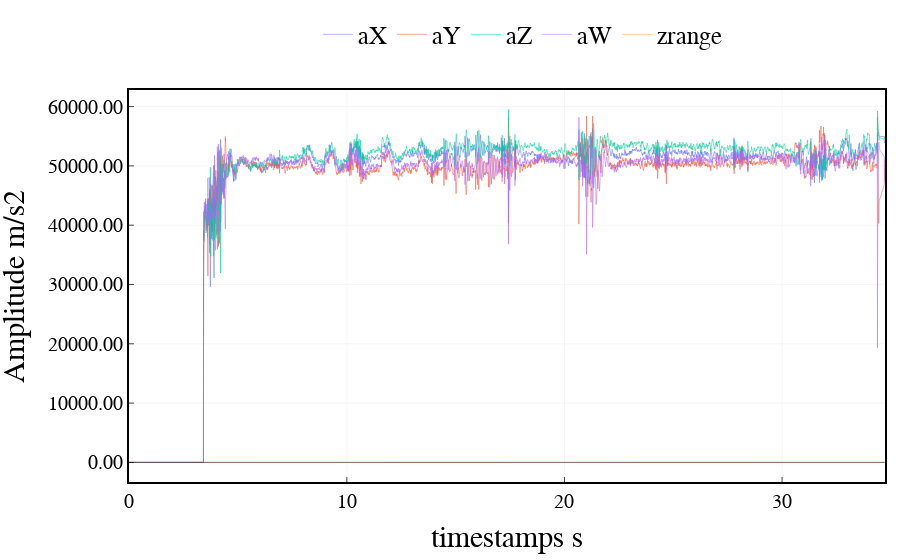

Notebook code cell kept with this figure:
### Code cell
import scipy.signal as signal_p

# Define filter parameters
fs = 100  # Sampling frequency
fc = 4  # Cutoff frequency
order = 6  # Filter order



# Create low-pass Butterworth filter
b, a = signal_p.butter(order, fc / (fs / 2), btype='low')

# Apply filter to signal data
signalf = signal_p.filtfilt(b, a, imu_data[:,:6], axis=0)
timestamp = imu_data[:,7]
fig = go.Figure()
fig.add_trace(go.Scatter(x=timestamp, y=imu_data[:,3],
                    mode='lines',
                    line=dict(width=0.5),
                    name='aX'))
fig.add_trace(go.Scatter(x=timestamp, y=imu_data[:,4],
                    mode='lines',
                    line=dict(width=0.5),
                    name='aY'))
fig.add_trace(go.Scatter(x=timestamp, y=imu_data[:,5],
                    mode='lines',
                    line=dict(width=0.5),
                    name='aZ'))
fig.add_trace(go.Scatter(x=timestamp, y=imu_data[:,6],
                    mode='lines',
                    line=dict(width=0.5),
                    name='aW'))
fig.add_trace(go.Scatter(x=timestamp, y=imu_data[:,8]/1000,
                    mode='lines',
                    line=dict(width=0.5),
                    name='zrange'))


# # Add a rectangle to the plot
# fig.add_shape(type='rect',
#               x0=0,
#               y0=-2,
#               x1=10,
#               y1=2,
#               line=dict(color='blue', width=0.5),
#             #   fillcolor='lightblue',
#               opacity=0.5)

fig.add_shape(type='line',
                x0=0,
                y0=0,
                x1=timestamp[-1].astype(float),
                y1=0,
                line=dict(color='black', width=0.5),
            #   fillcolor='lightblue',
                opacity=1)

    
    


fig.update_layout(xaxis_title='timestamps s',
                        yaxis_title='Amplitude m/s2',
                        font=dict(size=25, family='Arial', color='rgb(0, 0, 0)'),
                        margin={'l': 15, 'r': 15, 't': 15, 'b': 15},
                        # width=1000, height=400,
                        legend=dict(
                            yanchor="top",
                            y=1.2,
                            xanchor="left",
                            x = 0.25,
                            font=dict(
                                family='Arial',
                                size=25,
                                color='rgb(0, 0, 0)',
                            ),
                            orientation="h",
                            # bordercolor="Black",
                            # borderwidth=1
                        ),
                        plot_bgcolor='rgb(255,255,255)',
                        xaxis=dict(
                            showline=True,
                            linecolor='rgb(0, 0, 0)',
                            linewidth=2,
                            ticks='inside',
                            tickfont=dict(
                                family='Arial',
                                size=20,
                                color='rgb(0, 0, 0)',
                            ),
                            tick0 = 150,
                            dtick = 10,
                            gridcolor='rgb(245, 245, 245)',
                            mirror=True
                        ),
                        yaxis=dict(
                            # range = [0, 1],
                            showline=True,
                            linecolor='rgb(0, 0, 0)',
                            linewidth=2,
                            ticks='inside',
                            tickfont=dict(
                                family='Arial',
                                size=20,
                                color='rgb(0, 0, 0)',
                            ),
                            tickformat='.2f',   # y轴刻度分辨率
                            gridcolor='rgb(245, 245, 245)',
                            mirror=True
                        ),
        )

fig.show()

### Figure 1 — Plotly figure (JSON) as saved in the notebook; plotly's stock layout.template omitted (floating-point values rounded to 4 significant figures; data arrays with more than 128 entries replaced by an {"elided": "..."} marker saying what was removed)
{"data": [{"line": {"width": 0.5}, "mode": "lines", "name": "aX", "type": "scatter", "x": {"elided": "3451 float values"}, "y": {"elided": "3451 int values"}}, {"line": {"width": 0.5}, "mode": "lines", "name": "aY", "type": "scatter", "x": {"elided": "3451 float values"}, "y": {"elided": "3451 int values"}}, {"line": {"width": 0.5}, "mode": "lines", "name": "aZ", "type": "scatter", "x": {"elided": "3451 float values"}, "y": {"elided": "3451 int values"}}, {"line": {"width": 0.5}, "mode": "lines", "name": "aW", "type": "scatter", "x": {"elided": "3451 float values"}, "y": {"elided": "3451 int values"}}, {"line": {"width": 0.5}, "mode": "lines", "name": "zrange", "type": "scatter", "x": {"elided": "3451 float values"}, "y": {"elided": "3451 float values"}}], "layout": {"font": {"color": "rgb(0, 0, 0)", "family": "Arial", "size": 25}, "legend": {"font": {"color": "rgb(0, 0, 0)", "family": "Arial", "size": 25}, "orientation": "h", "x": 0.25, "xanchor": "left", "y": 1.2, "yanchor": "top"}, "margin": {"b": 15, "l": 15, "r": 15, "t": 15}, "plot_bgcolor": "rgb(255,255,255)", "shapes": [{"line": {"color": "black", "width": 0.5}, "opacity": 1, "type": "line", "x0": 0, "x1": 34.72, "y0": 0, "y1": 0}], "xaxis": {"dtick": 10, "gridcolor": "rgb(245, 245, 245)", "linecolor": "rgb(0, 0, 0)", "linewidth": 2, "mirror": true, "showline": true, "tick0": 150, "tickfont": {"color": "rgb(0, 0, 0)", "family": "Arial", "size": 20}, "ticks": "inside", "title": {"text": "timestamps s"}}, "yaxis": {"gridcolor": "rgb(245, 245, 245)", "linecolor": "rgb(0, 0, 0)", "linewidth": 2, "mirror": true, "showline": true, "tickfont": {"color": "rgb(0, 0, 0)", "family": "Arial", "size": 20}, "tickformat": ".2f", "ticks": "inside", "title": {"text": "Amplitude m/s2"}}}}
